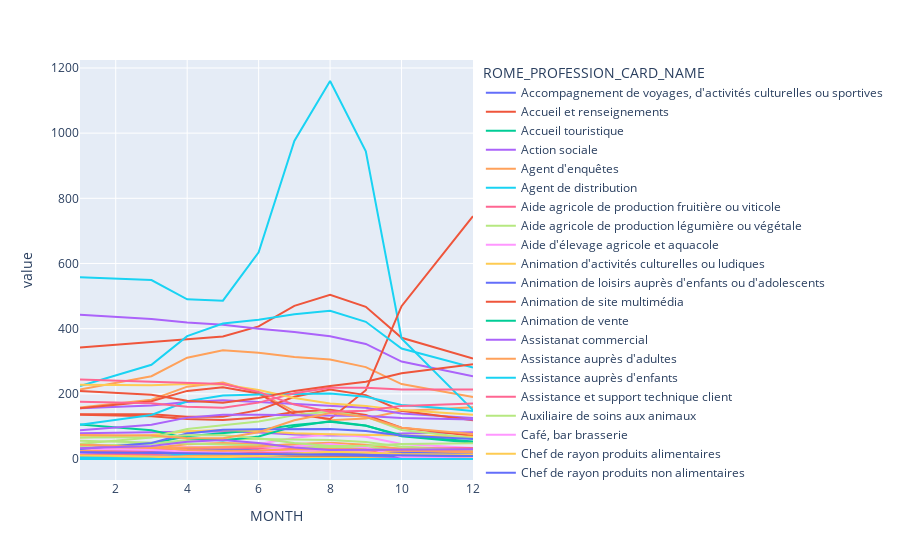

Notebook code for this chart:
### Code cell
import plotly.express as px
#dffin=dffin.sort_index()
#df = px.data.gapminder().query("continent != 'Asia'") # remove Asia for visibility
fig = px.line(dffin, x="MONTH", y="value", color="ROME_PROFESSION_CARD_NAME")
#              line_group="country", hover_name="country")
fig.show()

### Figure 1 — Plotly figure (JSON) as saved in the notebook; plotly's stock layout.template omitted (floating-point values rounded to 4 significant figures)
{"data": [{"hovertemplate": "ROME_PROFESSION_CARD_NAME=Accompagnement de voyages, d'activités culturelles ou sportives<br>MONTH=%{x}<br>value=%{y}<extra></extra>", "legendgroup": "Accompagnement de voyages, d'activités culturelles ou sportives", "line": {"color": "#636efa", "dash": "solid"}, "mode": "lines", "name": "Accompagnement de voyages, d'activités culturelles ou sportives", "orientation": "v", "showlegend": true, "type": "scatter", "x": [1, 2, 3, 4, 5, 6, 7, 8, 9, 10, 11, 12], "xaxis": "x", "y": [15, 13, 11, 8, 6, 6, 6, 6, 7, 9, 10, 11], "yaxis": "y"}, {"hovertemplate": "ROME_PROFESSION_CARD_NAME=Accueil et renseignements<br>MONTH=%{x}<br>value=%{y}<extra></extra>", "legendgroup": "Accueil et renseignements", "line": {"color": "#EF553B", "dash": "solid"}, "mode": "lines", "name": "Accueil et renseignements", "orientation": "v", "showlegend": true, "type": "scatter", "x": [1, 2, 3, 4, 5, 6, 7, 8, 9, 10, 11, 12], "xaxis": "x", "y": [342, 350, 358, 367, 376, 407, 470, 504, 467, 372, 340, 308], "yaxis": "y"}, {"hovertemplate": "ROME_PROFESSION_CARD_NAME=Accueil touristique<br>MONTH=%{x}<br>value=%{y}<extra></extra>", "legendgroup": "Accueil touristique", "line": {"color": "#00cc96", "dash": "solid"}, "mode": "lines", "name": "Accueil touristique", "orientation": "v", "showlegend": true, "type": "scatter", "x": [1, 2, 3, 4, 5, 6, 7, 8, 9, 10, 11, 12], "xaxis": "x", "y": [9, 10, 11, 17, 19, 15, 9, 6, 6, 7, 7, 7], "yaxis": "y"}, {"hovertemplate": "ROME_PROFESSION_CARD_NAME=Action sociale<br>MONTH=%{x}<br>value=%{y}<extra></extra>", "legendgroup": "Action sociale", "line": {"color": "#ab63fa", "dash": "solid"}, "mode": "lines", "name": "Action sociale", "orientation": "v", "showlegend": true, "type": "scatter", "x": [1, 2, 3, 4, 5, 6, 7, 8, 9, 10, 11, 12], "xaxis": "x", "y": [79, 80, 81, 84, 85, 81, 75, 72, 73, 78, 80, 82], "yaxis": "y"}, {"hovertemplate": "ROME_PROFESSION_CARD_NAME=Agent d'enquêtes<br>MONTH=%{x}<br>value=%{y}<extra></extra>", "legendgroup": "Agent d'enquêtes", "line": {"color": "#FFA15A", "dash": "solid"}, "mode": "lines", "name": "Agent d'enquêtes", "orientation": "v", "showlegend": true, "type": "scatter", "x": [1, 2, 3, 4, 5, 6, 7, 8, 9, 10, 11, 12], "xaxis": "x", "y": [158, 170, 182, 222, 235, 203, 147, 119, 124, 147, 153, 159], "yaxis": "y"}, {"hovertemplate": "ROME_PROFESSION_CARD_NAME=Agent de distribution<br>MONTH=%{x}<br>value=%{y}<extra></extra>", "legendgroup": "Agent de distribution", "line": {"color": "#19d3f3", "dash": "solid"}, "mode": "lines", "name": "Agent de distribution", "orientation": "v", "showlegend": true, "type": "scatter", "x": [1, 2, 3, 4, 5, 6, 7, 8, 9, 10, 11, 12], "xaxis": "x", "y": [35, 33, 32, 29, 28, 23, 15, 11, 13, 21, 23, 26], "yaxis": "y"}, {"hovertemplate": "ROME_PROFESSION_CARD_NAME=Aide agricole de production fruitière ou viticole<br>MONTH=%{x}<br>value=%{y}<extra></extra>", "legendgroup": "Aide agricole de production fruitière ou viticole", "line": {"color": "#FF6692", "dash": "solid"}, "mode": "lines", "name": "Aide agricole de production fruitière ou viticole", "orientation": "v", "showlegend": true, "type": "scatter", "x": [1, 2, 3, 4, 5, 6, 7, 8, 9, 10, 11, 12], "xaxis": "x", "y": [0, 0, 0, 0, 0, 0, 0, 0, 0, 0, 0, 0], "yaxis": "y"}, {"hovertemplate": "ROME_PROFESSION_CARD_NAME=Aide agricole de production légumière ou végétale<br>MONTH=%{x}<br>value=%{y}<extra></extra>", "legendgroup": "Aide agricole de production légumière ou végétale", "line": {"color": "#B6E880", "dash": "solid"}, "mode": "lines", "name": "Aide agricole de production légumière ou végétale", "orientation": "v", "showlegend": true, "type": "scatter", "x": [1, 2, 3, 4, 5, 6, 7, 8, 9, 10, 11, 12], "xaxis": "x", "y": [0, 0, 0, 0, 0, 0, 0, 0, 0, 0, 0, 0], "yaxis": "y"}, {"hovertemplate": "ROME_PROFESSION_CARD_NAME=Aide d'élevage agricole et aquacole<br>MONTH=%{x}<br>value=%{y}<extra></extra>", "legendgroup": "Aide d'élevage agricole et aquacole", "line": {"color": "#FF97FF", "dash": "solid"}, "mode": "lines", "name": "Aide d'élevage agricole et aquacole", "orientation": "v", "showlegend": true, "type": "scatter", "x": [1, 2, 3, 4, 5, 6, 7, 8, 9, 10, 11, 12], "xaxis": "x", "y": [0, 0, 0, 0, 0, 0, 0, 0, 0, 0, 0, 0], "yaxis": "y"}, {"hovertemplate": "ROME_PROFESSION_CARD_NAME=Animation d'activités culturelles ou ludiques<br>MONTH=%{x}<br>value=%{y}<extra></extra>", "legendgroup": "Animation d'activités culturelles ou ludiques", "line": {"color": "#FECB52", "dash": "solid"}, "mode": "lines", "name": "Animation d'activités culturelles ou ludiques", "orientation": "v", "showlegend": true, "type": "scatter", "x": [1, 2, 3, 4, 5, 6, 7, 8, 9, 10, 11, 12], "xaxis": "x", "y": [13, 13, 13, 13, 13, 13, 13, 13, 13, 13, 13, 13], "yaxis": "y"}, {"hovertemplate": "ROME_PROFESSION_CARD_NAME=Animation de loisirs auprès d'enfants ou d'adolescents<br>MONTH=%{x}<br>value=%{y}<extra></extra>", "legendgroup": "Animation de loisirs auprès d'enfants ou d'adolescents", "line": {"color": "#636efa", "dash": "solid"}, "mode": "lines", "name": "Animation de loisirs auprès d'enfants ou d'adolescents", "orientation": "v", "showlegend": true, "type": "scatter", "x": [1, 2, 3, 4, 5, 6, 7, 8, 9, 10, 11, 12], "xaxis": "x", "y": [26, 27, 27, 29, 30, 30, 31, 31, 29, 25, 23, 22], "yaxis": "y"}, {"hovertemplate": "ROME_PROFESSION_CARD_NAME=Animation de site multimédia<br>MONTH=%{x}<br>value=%{y}<extra></extra>", "legendgroup": "Animation de site multimédia", "line": {"color": "#EF553B", "dash": "solid"}, "mode": "lines", "name": "Animation de site multimédia", "orientation": "v", "showlegend": true, "type": "scatter", "x": [1, 2, 3, 4, 5, 6, 7, 8, 9, 10, 11, 12], "xaxis": "x", "y": [11, 10, 9, 7, 6, 7, 9, 10, 10, 10, 10, 10], "yaxis": "y"}, {"hovertemplate": "ROME_PROFESSION_CARD_NAME=Animation de vente<br>MONTH=%{x}<br>value=%{y}<extra></extra>", "legendgroup": "Animation de vente", "line": {"color": "#00cc96", "dash": "solid"}, "mode": "lines", "name": "Animation de vente", "orientation": "v", "showlegend": true, "type": "scatter", "x": [1, 2, 3, 4, 5, 6, 7, 8, 9, 10, 11, 12], "xaxis": "x", "y": [32, 40, 48, 70, 80, 89, 104, 114, 102, 73, 63, 54], "yaxis": "y"}, {"hovertemplate": "ROME_PROFESSION_CARD_NAME=Assistanat commercial<br>MONTH=%{x}<br>value=%{y}<extra></extra>", "legendgroup": "Assistanat commercial", "line": {"color": "#ab63fa", "dash": "solid"}, "mode": "lines", "name": "Assistanat commercial", "orientation": "v", "showlegend": true, "type": "scatter", "x": [1, 2, 3, 4, 5, 6, 7, 8, 9, 10, 11, 12], "xaxis": "x", "y": [443, 437, 430, 419, 412, 400, 390, 377, 353, 299, 277, 254], "yaxis": "y"}, {"hovertemplate": "ROME_PROFESSION_CARD_NAME=Assistance auprès d'adultes<br>MONTH=%{x}<br>value=%{y}<extra></extra>", "legendgroup": "Assistance auprès d'adultes", "line": {"color": "#FFA15A", "dash": "solid"}, "mode": "lines", "name": "Assistance auprès d'adultes", "orientation": "v", "showlegend": true, "type": "scatter", "x": [1, 2, 3, 4, 5, 6, 7, 8, 9, 10, 11, 12], "xaxis": "x", "y": [213, 233, 254, 311, 334, 326, 313, 305, 282, 230, 210, 190], "yaxis": "y"}, {"hovertemplate": "ROME_PROFESSION_CARD_NAME=Assistance auprès d'enfants<br>MONTH=%{x}<br>value=%{y}<extra></extra>", "legendgroup": "Assistance auprès d'enfants", "line": {"color": "#19d3f3", "dash": "solid"}, "mode": "lines", "name": "Assistance auprès d'enfants", "orientation": "v", "showlegend": true, "type": "scatter", "x": [1, 2, 3, 4, 5, 6, 7, 8, 9, 10, 11, 12], "xaxis": "x", "y": [558, 553, 549, 490, 486, 634, 976, 1160, 944, 370, 260, 150], "yaxis": "y"}, {"hovertemplate": "ROME_PROFESSION_CARD_NAME=Assistance et support technique client<br>MONTH=%{x}<br>value=%{y}<extra></extra>", "legendgroup": "Assistance et support technique client", "line": {"color": "#FF6692", "dash": "solid"}, "mode": "lines", "name": "Assistance et support technique client", "orientation": "v", "showlegend": true, "type": "scatter", "x": [1, 2, 3, 4, 5, 6, 7, 8, 9, 10, 11, 12], "xaxis": "x", "y": [46, 40, 34, 23, 18, 18, 19, 19, 22, 27, 30, 33], "yaxis": "y"}, {"hovertemplate": "ROME_PROFESSION_CARD_NAME=Auxiliaire de soins aux animaux<br>MONTH=%{x}<br>value=%{y}<extra></extra>", "legendgroup": "Auxiliaire de soins aux animaux", "line": {"color": "#B6E880", "dash": "solid"}, "mode": "lines", "name": "Auxiliaire de soins aux animaux", "orientation": "v", "showlegend": true, "type": "scatter", "x": [1, 2, 3, 4, 5, 6, 7, 8, 9, 10, 11, 12], "xaxis": "x", "y": [0, 0, 0, 0, 0, 0, 0, 0, 0, 0, 0, 0], "yaxis": "y"}, {"hovertemplate": "ROME_PROFESSION_CARD_NAME=Café, bar brasserie<br>MONTH=%{x}<br>value=%{y}<extra></extra>", "legendgroup": "Café, bar brasserie", "line": {"color": "#FF97FF", "dash": "solid"}, "mode": "lines", "name": "Café, bar brasserie", "orientation": "v", "showlegend": true, "type": "scatter", "x": [1, 2, 3, 4, 5, 6, 7, 8, 9, 10, 11, 12], "xaxis": "x", "y": [36, 37, 37, 36, 37, 46, 65, 76, 68, 46, 40, 34], "yaxis": "y"}, {"hovertemplate": "ROME_PROFESSION_CARD_NAME=Chef de rayon produits alimentaires<br>MONTH=%{x}<br>value=%{y}<extra></extra>", "legendgroup": "Chef de rayon produits alimentaires", "line": {"color": "#FECB52", "dash": "solid"}, "mode": "lines", "name": "Chef de rayon produits alimentaires", "orientation": "v", "showlegend": true, "type": "scatter", "x": [1, 2, 3, 4, 5, 6, 7, 8, 9, 10, 11, 12], "xaxis": "x", "y": [26, 23, 21, 13, 11, 17, 33, 42, 35, 14, 10, 6], "yaxis": "y"}, {"hovertemplate": "ROME_PROFESSION_CARD_NAME=Chef de rayon produits non alimentaires<br>MONTH=%{x}<br>value=%{y}<extra></extra>", "legendgroup": "Chef de rayon produits non alimentaires", "line": {"color": "#636efa", "dash": "solid"}, "mode": "lines", "name": "Chef de rayon produits non alimentaires", "orientation": "v", "showlegend": true, "type": "scatter", "x": [1, 2, 3, 4, 5, 6, 7, 8, 9, 10, 11, 12], "xaxis": "x", "y": [7, 7, 7, 7, 7, 6, 3, 2, 5, 12, 17, 21], "yaxis": "y"}, {"hovertemplate": "ROME_PROFESSION_CARD_NAME=Commercial auprès de particuliers<br>MONTH=%{x}<br>value=%{y}<extra></extra>", "legendgroup": "Commercial auprès de particuliers", "line": {"color": "#EF553B", "dash": "solid"}, "mode": "lines", "name": "Commercial auprès de particuliers", "orientation": "v", "showlegend": true, "type": "scatter", "x": [1, 2, 3, 4, 5, 6, 7, 8, 9, 10, 11, 12], "xaxis": "x", "y": [136, 133, 131, 123, 120, 127, 144, 151, 135, 96, 83, 71], "yaxis": "y"}, {"hovertemplate": "ROME_PROFESSION_CARD_NAME=Concierge en hôtellerie<br>MONTH=%{x}<br>value=%{y}<extra></extra>", "legendgroup": "Concierge en hôtellerie", "line": {"color": "#00cc96", "dash": "solid"}, "mode": "lines", "name": "Concierge en hôtellerie", "orientation": "v", "showlegend": true, "type": "scatter", "x": [1, 2, 3, 4, 5, 6, 7, 8, 9, 10, 11, 12], "xaxis": "x", "y": [0, 0, 0, 0, 0, 0, 0, 0, 0, 0, 0, 0], "yaxis": "y"}, {"hovertemplate": "ROME_PROFESSION_CARD_NAME=Cuisinier<br>MONTH=%{x}<br>value=%{y}<extra></extra>", "legendgroup": "Cuisinier", "line": {"color": "#ab63fa", "dash": "solid"}, "mode": "lines", "name": "Cuisinier", "orientation": "v", "showlegend": true, "type": "scatter", "x": [1, 2, 3, 4, 5, 6, 7, 8, 9, 10, 11, 12], "xaxis": "x", "y": [156, 160, 164, 175, 180, 175, 169, 164, 157, 140, 133, 126], "yaxis": "y"}, {"hovertemplate": "ROME_PROFESSION_CARD_NAME=Décorateur-étalagiste<br>MONTH=%{x}<br>value=%{y}<extra></extra>", "legendgroup": "Décorateur-étalagiste", "line": {"color": "#FFA15A", "dash": "solid"}, "mode": "lines", "name": "Décorateur-étalagiste", "orientation": "v", "showlegend": true, "type": "scatter", "x": [1, 2, 3, 4, 5, 6, 7, 8, 9, 10, 11, 12], "xaxis": "x", "y": [2, 3, 5, 12, 14, 14, 13, 13, 15, 21, 23, 26], "yaxis": "y"}, {"hovertemplate": "ROME_PROFESSION_CARD_NAME=Déménagement<br>MONTH=%{x}<br>value=%{y}<extra></extra>", "legendgroup": "Déménagement", "line": {"color": "#19d3f3", "dash": "solid"}, "mode": "lines", "name": "Déménagement", "orientation": "v", "showlegend": true, "type": "scatter", "x": [1, 2, 3, 4, 5, 6, 7, 8, 9, 10, 11, 12], "xaxis": "x", "y": [3, 3, 4, 6, 7, 6, 4, 3, 3, 3, 3, 3], "yaxis": "y"}, {"hovertemplate": "ROME_PROFESSION_CARD_NAME=Employé d'attractions ou de structures de loisirs<br>MONTH=%{x}<br>value=%{y}<extra></extra>", "legendgroup": "Employé d'attractions ou de structures de loisirs", "line": {"color": "#FF6692", "dash": "solid"}, "mode": "lines", "name": "Employé d'attractions ou de structures de loisirs", "orientation": "v", "showlegend": true, "type": "scatter", "x": [1, 2, 3, 4, 5, 6, 7, 8, 9, 10, 11, 12], "xaxis": "x", "y": [0, 0, 0, 0, 0, 0, 0, 0, 0, 0, 0, 0], "yaxis": "y"}, {"hovertemplate": "ROME_PROFESSION_CARD_NAME=Employé d'étage<br>MONTH=%{x}<br>value=%{y}<extra></extra>", "legendgroup": "Employé d'étage", "line": {"color": "#B6E880", "dash": "solid"}, "mode": "lines", "name": "Employé d'étage", "orientation": "v", "showlegend": true, "type": "scatter", "x": [1, 2, 3, 4, 5, 6, 7, 8, 9, 10, 11, 12], "xaxis": "x", "y": [40, 43, 47, 58, 62, 61, 59, 58, 52, 38, 33, 28], "yaxis": "y"}, {"hovertemplate": "ROME_PROFESSION_CARD_NAME=Employé des jeux<br>MONTH=%{x}<br>value=%{y}<extra></extra>", "legendgroup": "Employé des jeux", "line": {"color": "#FF97FF", "dash": "solid"}, "mode": "lines", "name": "Employé des jeux", "orientation": "v", "showlegend": true, "type": "scatter", "x": [1, 2, 3, 4, 5, 6, 7, 8, 9, 10, 11, 12], "xaxis": "x", "y": [0, 0, 0, 0, 0, 0, 0, 0, 0, 0, 0, 0], "yaxis": "y"}, {"hovertemplate": "ROME_PROFESSION_CARD_NAME=Employé du hall<br>MONTH=%{x}<br>value=%{y}<extra></extra>", "legendgroup": "Employé du hall", "line": {"color": "#FECB52", "dash": "solid"}, "mode": "lines", "name": "Employé du hall", "orientation": "v", "showlegend": true, "type": "scatter", "x": [1, 2, 3, 4, 5, 6, 7, 8, 9, 10, 11, 12], "xaxis": "x", "y": [3, 3, 4, 6, 7, 6, 4, 3, 3, 3, 3, 3], "yaxis": "y"}, {"hovertemplate": "ROME_PROFESSION_CARD_NAME=Employé polyvalent d'hôtellerie<br>MONTH=%{x}<br>value=%{y}<extra></extra>", "legendgroup": "Employé polyvalent d'hôtellerie", "line": {"color": "#636efa", "dash": "solid"}, "mode": "lines", "name": "Employé polyvalent d'hôtellerie", "orientation": "v", "showlegend": true, "type": "scatter", "x": [1, 2, 3, 4, 5, 6, 7, 8, 9, 10, 11, 12], "xaxis": "x", "y": [18, 20, 22, 27, 28, 25, 18, 15, 16, 19, 20, 21], "yaxis": "y"}, {"hovertemplate": "ROME_PROFESSION_CARD_NAME=Employé polyvalent de restauration<br>MONTH=%{x}<br>value=%{y}<extra></extra>", "legendgroup": "Employé polyvalent de restauration", "line": {"color": "#EF553B", "dash": "solid"}, "mode": "lines", "name": "Employé polyvalent de restauration", "orientation": "v", "showlegend": true, "type": "scatter", "x": [1, 2, 3, 4, 5, 6, 7, 8, 9, 10, 11, 12], "xaxis": "x", "y": [156, 167, 177, 209, 220, 201, 137, 123, 211, 469, 607, 745], "yaxis": "y"}, {"hovertemplate": "ROME_PROFESSION_CARD_NAME=Entretien d'affichage et mobilier urbain<br>MONTH=%{x}<br>value=%{y}<extra></extra>", "legendgroup": "Entretien d'affichage et mobilier urbain", "line": {"color": "#00cc96", "dash": "solid"}, "mode": "lines", "name": "Entretien d'affichage et mobilier urbain", "orientation": "v", "showlegend": true, "type": "scatter", "x": [1, 2, 3, 4, 5, 6, 7, 8, 9, 10, 11, 12], "xaxis": "x", "y": [0, 0, 0, 0, 0, 0, 0, 0, 0, 0, 0, 0], "yaxis": "y"}, {"hovertemplate": "ROME_PROFESSION_CARD_NAME=Entretien des espaces naturels<br>MONTH=%{x}<br>value=%{y}<extra></extra>", "legendgroup": "Entretien des espaces naturels", "line": {"color": "#ab63fa", "dash": "solid"}, "mode": "lines", "name": "Entretien des espaces naturels", "orientation": "v", "showlegend": true, "type": "scatter", "x": [1, 2, 3, 4, 5, 6, 7, 8, 9, 10, 11, 12], "xaxis": "x", "y": [0, 0, 0, 0, 0, 0, 0, 0, 0, 0, 0, 0], "yaxis": "y"}, {"hovertemplate": "ROME_PROFESSION_CARD_NAME=Entretien des espaces verts<br>MONTH=%{x}<br>value=%{y}<extra></extra>", "legendgroup": "Entretien des espaces verts", "line": {"color": "#FFA15A", "dash": "solid"}, "mode": "lines", "name": "Entretien des espaces verts", "orientation": "v", "showlegend": true, "type": "scatter", "x": [1, 2, 3, 4, 5, 6, 7, 8, 9, 10, 11, 12], "xaxis": "x", "y": [26, 30, 34, 45, 49, 46, 40, 37, 33, 26, 23, 20], "yaxis": "y"}, {"hovertemplate": "ROME_PROFESSION_CARD_NAME=Fabrication de crêpes ou pizzas<br>MONTH=%{x}<br>value=%{y}<extra></extra>", "legendgroup": "Fabrication de crêpes ou pizzas", "line": {"color": "#19d3f3", "dash": "solid"}, "mode": "lines", "name": "Fabrication de crêpes ou pizzas", "orientation": "v", "showlegend": true, "type": "scatter", "x": [1, 2, 3, 4, 5, 6, 7, 8, 9, 10, 11, 12], "xaxis": "x", "y": [5, 7, 8, 15, 18, 17, 14, 13, 13, 13, 13, 13], "yaxis": "y"}, {"hovertemplate": "ROME_PROFESSION_CARD_NAME=Gardiennage de locaux<br>MONTH=%{x}<br>value=%{y}<extra></extra>", "legendgroup": "Gardiennage de locaux", "line": {"color": "#FF6692", "dash": "solid"}, "mode": "lines", "name": "Gardiennage de locaux", "orientation": "v", "showlegend": true, "type": "scatter", "x": [1, 2, 3, 4, 5, 6, 7, 8, 9, 10, 11, 12], "xaxis": "x", "y": [21, 23, 26, 32, 35, 33, 30, 29, 30, 32, 33, 34], "yaxis": "y"}, {"hovertemplate": "ROME_PROFESSION_CARD_NAME=Hôte de caisse<br>MONTH=%{x}<br>value=%{y}<extra></extra>", "legendgroup": "Hôte de caisse", "line": {"color": "#B6E880", "dash": "solid"}, "mode": "lines", "name": "Hôte de caisse", "orientation": "v", "showlegend": true, "type": "scatter", "x": [1, 2, 3, 4, 5, 6, 7, 8, 9, 10, 11, 12], "xaxis": "x", "y": [56, 53, 51, 46, 43, 41, 39, 36, 35, 32, 30, 28], "yaxis": "y"}, {"hovertemplate": "ROME_PROFESSION_CARD_NAME=Intervention socioculturelle<br>MONTH=%{x}<br>value=%{y}<extra></extra>", "legendgroup": "Intervention socioculturelle", "line": {"color": "#FF97FF", "dash": "solid"}, "mode": "lines", "name": "Intervention socioculturelle", "orientation": "v", "showlegend": true, "type": "scatter", "x": [1, 2, 3, 4, 5, 6, 7, 8, 9, 10, 11, 12], "xaxis": "x", "y": [16, 17, 17, 19, 20, 21, 24, 25, 21, 12, 10, 8], "yaxis": "y"}, {"hovertemplate": "ROME_PROFESSION_CARD_NAME=Intervention socioéducative<br>MONTH=%{x}<br>value=%{y}<extra></extra>", "legendgroup": "Intervention socioéducative", "line": {"color": "#FECB52", "dash": "solid"}, "mode": "lines", "name": "Intervention socioéducative", "orientation": "v", "showlegend": true, "type": "scatter", "x": [1, 2, 3, 4, 5, 6, 7, 8, 9, 10, 11, 12], "xaxis": "x", "y": [66, 70, 74, 85, 89, 86, 79, 76, 74, 72, 70, 68], "yaxis": "y"}, {"hovertemplate": "ROME_PROFESSION_CARD_NAME=Lavage de vitres<br>MONTH=%{x}<br>value=%{y}<extra></extra>", "legendgroup": "Lavage de vitres", "line": {"color": "#636efa", "dash": "solid"}, "mode": "lines", "name": "Lavage de vitres", "orientation": "v", "showlegend": true, "type": "scatter", "x": [1, 2, 3, 4, 5, 6, 7, 8, 9, 10, 11, 12], "xaxis": "x", "y": [0, 0, 0, 0, 0, 0, 0, 0, 0, 0, 0, 0], "yaxis": "y"}, {"hovertemplate": "ROME_PROFESSION_CARD_NAME=Magasinage et préparation de commandes<br>MONTH=%{x}<br>value=%{y}<extra></extra>", "legendgroup": "Magasinage et préparation de commandes", "line": {"color": "#EF553B", "dash": "solid"}, "mode": "lines", "name": "Magasinage et préparation de commandes", "orientation": "v", "showlegend": true, "type": "scatter", "x": [1, 2, 3, 4, 5, 6, 7, 8, 9, 10, 11, 12], "xaxis": "x", "y": [137, 137, 137, 130, 130, 150, 191, 213, 196, 148, 133, 119], "yaxis": "y"}, {"hovertemplate": "ROME_PROFESSION_CARD_NAME=Manutention manuelle de charges<br>MONTH=%{x}<br>value=%{y}<extra></extra>", "legendgroup": "Manutention manuelle de charges", "line": {"color": "#00cc96", "dash": "solid"}, "mode": "lines", "name": "Manutention manuelle de charges", "orientation": "v", "showlegend": true, "type": "scatter", "x": [1, 2, 3, 4, 5, 6, 7, 8, 9, 10, 11, 12], "xaxis": "x", "y": [106, 97, 88, 64, 57, 69, 100, 116, 103, 70, 60, 50], "yaxis": "y"}, {"hovertemplate": "ROME_PROFESSION_CARD_NAME=Marchandiseur<br>MONTH=%{x}<br>value=%{y}<extra></extra>", "legendgroup": "Marchandiseur", "line": {"color": "#ab63fa", "dash": "solid"}, "mode": "lines", "name": "Marchandiseur", "orientation": "v", "showlegend": true, "type": "scatter", "x": [1, 2, 3, 4, 5, 6, 7, 8, 9, 10, 11, 12], "xaxis": "x", "y": [21, 17, 12, 5, 3, 2, 0, 0, 0, 4, 7, 9], "yaxis": "y"}, {"hovertemplate": "ROME_PROFESSION_CARD_NAME=Maçonnerie<br>MONTH=%{x}<br>value=%{y}<extra></extra>", "legendgroup": "Maçonnerie", "line": {"color": "#FFA15A", "dash": "solid"}, "mode": "lines", "name": "Maçonnerie", "orientation": "v", "showlegend": true, "type": "scatter", "x": [1, 2, 3, 4, 5, 6, 7, 8, 9, 10, 11, 12], "xaxis": "x", "y": [33, 33, 34, 35, 36, 39, 46, 50, 44, 31, 27, 22], "yaxis": "y"}, {"hovertemplate": "ROME_PROFESSION_CARD_NAME=Mise en rayon libre-service<br>MONTH=%{x}<br>value=%{y}<extra></extra>", "legendgroup": "Mise en rayon libre-service", "line": {"color": "#19d3f3", "dash": "solid"}, "mode": "lines", "name": "Mise en rayon libre-service", "orientation": "v", "showlegend": true, "type": "scatter", "x": [1, 2, 3, 4, 5, 6, 7, 8, 9, 10, 11, 12], "xaxis": "x", "y": [224, 257, 289, 377, 416, 427, 444, 455, 421, 339, 310, 281], "yaxis": "y"}, {"hovertemplate": "ROME_PROFESSION_CARD_NAME=Nettoyage d'articles textiles ou cuirs<br>MONTH=%{x}<br>value=%{y}<extra></extra>", "legendgroup": "Nettoyage d'articles textiles ou cuirs", "line": {"color": "#FF6692", "dash": "solid"}, "mode": "lines", "name": "Nettoyage d'articles textiles ou cuirs", "orientation": "v", "showlegend": true, "type": "scatter", "x": [1, 2, 3, 4, 5, 6, 7, 8, 9, 10, 11, 12], "xaxis": "x", "y": [12, 13, 15, 20, 21, 19, 15, 13, 13, 13, 13, 13], "yaxis": "y"}, {"hovertemplate": "ROME_PROFESSION_CARD_NAME=Nettoyage de locaux<br>MONTH=%{x}<br>value=%{y}<extra></extra>", "legendgroup": "Nettoyage de locaux", "line": {"color": "#B6E880", "dash": "solid"}, "mode": "lines", "name": "Nettoyage de locaux", "orientation": "v", "showlegend": true, "type": "scatter", "x": [1, 2, 3, 4, 5, 6, 7, 8, 9, 10, 11, 12], "xaxis": "x", "y": [47, 57, 66, 92, 104, 115, 134, 146, 130, 89, 77, 64], "yaxis": "y"}, {"hovertemplate": "ROME_PROFESSION_CARD_NAME=Nettoyage des espaces urbains<br>MONTH=%{x}<br>value=%{y}<extra></extra>", "legendgroup": "Nettoyage des espaces urbains", "line": {"color": "#FF97FF", "dash": "solid"}, "mode": "lines", "name": "Nettoyage des espaces urbains", "orientation": "v", "showlegend": true, "type": "scatter", "x": [1, 2, 3, 4, 5, 6, 7, 8, 9, 10, 11, 12], "xaxis": "x", "y": [32, 30, 28, 23, 21, 26, 39, 46, 35, 6, 3, 1], "yaxis": "y"}, {"hovertemplate": "ROME_PROFESSION_CARD_NAME=Opérations manuelles d'assemblage, tri ou emballage<br>MONTH=%{x}<br>value=%{y}<extra></extra>", "legendgroup": "Opérations manuelles d'assemblage, tri ou emballage", "line": {"color": "#FECB52", "dash": "solid"}, "mode": "lines", "name": "Opérations manuelles d'assemblage, tri ou emballage", "orientation": "v", "showlegend": true, "type": "scatter", "x": [1, 2, 3, 4, 5, 6, 7, 8, 9, 10, 11, 12], "xaxis": "x", "y": [11, 10, 9, 6, 5, 9, 17, 22, 20, 15, 13, 12], "yaxis": "y"}, {"hovertemplate": "ROME_PROFESSION_CARD_NAME=Plongeur en restauration<br>MONTH=%{x}<br>value=%{y}<extra></extra>", "legendgroup": "Plongeur en restauration", "line": {"color": "#636efa", "dash": "solid"}, "mode": "lines", "name": "Plongeur en restauration", "orientation": "v", "showlegend": true, "type": "scatter", "x": [1, 2, 3, 4, 5, 6, 7, 8, 9, 10, 11, 12], "xaxis": "x", "y": [31, 40, 49, 78, 90, 91, 91, 92, 86, 72, 67, 61], "yaxis": "y"}, {"hovertemplate": "ROME_PROFESSION_CARD_NAME=Promotion du tourisme local<br>MONTH=%{x}<br>value=%{y}<extra></extra>", "legendgroup": "Promotion du tourisme local", "line": {"color": "#EF553B", "dash": "solid"}, "mode": "lines", "name": "Promotion du tourisme local", "orientation": "v", "showlegend": true, "type": "scatter", "x": [1, 2, 3, 4, 5, 6, 7, 8, 9, 10, 11, 12], "xaxis": "x", "y": [0, 0, 0, 0, 0, 0, 0, 0, 0, 0, 0, 0], "yaxis": "y"}, {"hovertemplate": "ROME_PROFESSION_CARD_NAME=Protection du patrimoine naturel<br>MONTH=%{x}<br>value=%{y}<extra></extra>", "legendgroup": "Protection du patrimoine naturel", "line": {"color": "#00cc96", "dash": "solid"}, "mode": "lines", "name": "Protection du patrimoine naturel", "orientation": "v", "showlegend": true, "type": "scatter", "x": [1, 2, 3, 4, 5, 6, 7, 8, 9, 10, 11, 12], "xaxis": "x", "y": [0, 0, 0, 0, 0, 0, 0, 0, 0, 0, 0, 0], "yaxis": "y"}, {"hovertemplate": "ROME_PROFESSION_CARD_NAME=Réceptionniste en hôtellerie<br>MONTH=%{x}<br>value=%{y}<extra></extra>", "legendgroup": "Réceptionniste en hôtellerie", "line": {"color": "#ab63fa", "dash": "solid"}, "mode": "lines", "name": "Réceptionniste en hôtellerie", "orientation": "v", "showlegend": true, "type": "scatter", "x": [1, 2, 3, 4, 5, 6, 7, 8, 9, 10, 11, 12], "xaxis": "x", "y": [88, 97, 105, 127, 136, 136, 134, 134, 132, 126, 123, 121], "yaxis": "y"}, {"hovertemplate": "ROME_PROFESSION_CARD_NAME=Saisie de données<br>MONTH=%{x}<br>value=%{y}<extra></extra>", "legendgroup": "Saisie de données", "line": {"color": "#FFA15A", "dash": "solid"}, "mode": "lines", "name": "Saisie de données", "orientation": "v", "showlegend": true, "type": "scatter", "x": [1, 2, 3, 4, 5, 6, 7, 8, 9, 10, 11, 12], "xaxis": "x", "y": [44, 40, 36, 28, 25, 26, 30, 31, 29, 25, 23, 22], "yaxis": "y"}, {"hovertemplate": "ROME_PROFESSION_CARD_NAME=Serveur en restauration<br>MONTH=%{x}<br>value=%{y}<extra></extra>", "legendgroup": "Serveur en restauration", "line": {"color": "#19d3f3", "dash": "solid"}, "mode": "lines", "name": "Serveur en restauration", "orientation": "v", "showlegend": true, "type": "scatter", "x": [1, 2, 3, 4, 5, 6, 7, 8, 9, 10, 11, 12], "xaxis": "x", "y": [105, 120, 135, 177, 195, 198, 199, 201, 191, 166, 157, 147], "yaxis": "y"}, {"hovertemplate": "ROME_PROFESSION_CARD_NAME=Services domestiques<br>MONTH=%{x}<br>value=%{y}<extra></extra>", "legendgroup": "Services domestiques", "line": {"color": "#FF6692", "dash": "solid"}, "mode": "lines", "name": "Services domestiques", "orientation": "v", "showlegend": true, "type": "scatter", "x": [1, 2, 3, 4, 5, 6, 7, 8, 9, 10, 11, 12], "xaxis": "x", "y": [176, 173, 171, 160, 157, 173, 202, 219, 219, 213, 213, 213], "yaxis": "y"}, {"hovertemplate": "ROME_PROFESSION_CARD_NAME=Technicien logistique<br>MONTH=%{x}<br>value=%{y}<extra></extra>", "legendgroup": "Technicien logistique", "line": {"color": "#B6E880", "dash": "solid"}, "mode": "lines", "name": "Technicien logistique", "orientation": "v", "showlegend": true, "type": "scatter", "x": [1, 2, 3, 4, 5, 6, 7, 8, 9, 10, 11, 12], "xaxis": "x", "y": [66, 67, 67, 73, 73, 64, 49, 40, 41, 46, 47, 48], "yaxis": "y"}, {"hovertemplate": "ROME_PROFESSION_CARD_NAME=Toilettage des animaux<br>MONTH=%{x}<br>value=%{y}<extra></extra>", "legendgroup": "Toilettage des animaux", "line": {"color": "#FF97FF", "dash": "solid"}, "mode": "lines", "name": "Toilettage des animaux", "orientation": "v", "showlegend": true, "type": "scatter", "x": [1, 2, 3, 4, 5, 6, 7, 8, 9, 10, 11, 12], "xaxis": "x", "y": [0, 0, 0, 0, 0, 0, 0, 0, 0, 0, 0, 0], "yaxis": "y"}, {"hovertemplate": "ROME_PROFESSION_CARD_NAME=Téléconseil et télévente<br>MONTH=%{x}<br>value=%{y}<extra></extra>", "legendgroup": "Téléconseil et télévente", "line": {"color": "#FECB52", "dash": "solid"}, "mode": "lines", "name": "Téléconseil et télévente", "orientation": "v", "showlegend": true, "type": "scatter", "x": [1, 2, 3, 4, 5, 6, 7, 8, 9, 10, 11, 12], "xaxis": "x", "y": [228, 227, 226, 230, 229, 212, 187, 170, 163, 150, 143, 136], "yaxis": "y"}, {"hovertemplate": "ROME_PROFESSION_CARD_NAME=Vente de végétaux<br>MONTH=%{x}<br>value=%{y}<extra></extra>", "legendgroup": "Vente de végétaux", "line": {"color": "#636efa", "dash": "solid"}, "mode": "lines", "name": "Vente de végétaux", "orientation": "v", "showlegend": true, "type": "scatter", "x": [1, 2, 3, 4, 5, 6, 7, 8, 9, 10, 11, 12], "xaxis": "x", "y": [21, 20, 19, 18, 17, 16, 14, 13, 12, 11, 10, 9], "yaxis": "y"}, {"hovertemplate": "ROME_PROFESSION_CARD_NAME=Vente en alimentation<br>MONTH=%{x}<br>value=%{y}<extra></extra>", "legendgroup": "Vente en alimentation", "line": {"color": "#EF553B", "dash": "solid"}, "mode": "lines", "name": "Vente en alimentation", "orientation": "v", "showlegend": true, "type": "scatter", "x": [1, 2, 3, 4, 5, 6, 7, 8, 9, 10, 11, 12], "xaxis": "x", "y": [209, 203, 197, 179, 173, 187, 209, 224, 237, 263, 277, 291], "yaxis": "y"}, {"hovertemplate": "ROME_PROFESSION_CARD_NAME=Vente en animalerie<br>MONTH=%{x}<br>value=%{y}<extra></extra>", "legendgroup": "Vente en animalerie", "line": {"color": "#00cc96", "dash": "solid"}, "mode": "lines", "name": "Vente en animalerie", "orientation": "v", "showlegend": true, "type": "scatter", "x": [1, 2, 3, 4, 5, 6, 7, 8, 9, 10, 11, 12], "xaxis": "x", "y": [0, 0, 0, 0, 0, 0, 0, 0, 0, 0, 0, 0], "yaxis": "y"}, {"hovertemplate": "ROME_PROFESSION_CARD_NAME=Vente en articles de sport et loisirs<br>MONTH=%{x}<br>value=%{y}<extra></extra>", "legendgroup": "Vente en articles de sport et loisirs", "line": {"color": "#ab63fa", "dash": "solid"}, "mode": "lines", "name": "Vente en articles de sport et loisirs", "orientation": "v", "showlegend": true, "type": "scatter", "x": [1, 2, 3, 4, 5, 6, 7, 8, 9, 10, 11, 12], "xaxis": "x", "y": [33, 37, 40, 53, 58, 49, 35, 28, 28, 30, 30, 30], "yaxis": "y"}, {"hovertemplate": "ROME_PROFESSION_CARD_NAME=Vente en décoration et équipement du foyer<br>MONTH=%{x}<br>value=%{y}<extra></extra>", "legendgroup": "Vente en décoration et équipement du foyer", "line": {"color": "#FFA15A", "dash": "solid"}, "mode": "lines", "name": "Vente en décoration et équipement du foyer", "orientation": "v", "showlegend": true, "type": "scatter", "x": [1, 2, 3, 4, 5, 6, 7, 8, 9, 10, 11, 12], "xaxis": "x", "y": [74, 73, 72, 64, 64, 82, 119, 141, 129, 96, 87, 77], "yaxis": "y"}, {"hovertemplate": "ROME_PROFESSION_CARD_NAME=Vente en gros de produits frais<br>MONTH=%{x}<br>value=%{y}<extra></extra>", "legendgroup": "Vente en gros de produits frais", "line": {"color": "#19d3f3", "dash": "solid"}, "mode": "lines", "name": "Vente en gros de produits frais", "orientation": "v", "showlegend": true, "type": "scatter", "x": [1, 2, 3, 4, 5, 6, 7, 8, 9, 10, 11, 12], "xaxis": "x", "y": [0, 0, 0, 0, 0, 0, 0, 0, 0, 0, 0, 0], "yaxis": "y"}, {"hovertemplate": "ROME_PROFESSION_CARD_NAME=Vente en habillement et accessoires de la personne<br>MONTH=%{x}<br>value=%{y}<extra></extra>", "legendgroup": "Vente en habillement et accessoires de la personne", "line": {"color": "#FF6692", "dash": "solid"}, "mode": "lines", "name": "Vente en habillement et accessoires de la personne", "orientation": "v", "showlegend": true, "type": "scatter", "x": [1, 2, 3, 4, 5, 6, 7, 8, 9, 10, 11, 12], "xaxis": "x", "y": [244, 240, 236, 234, 230, 206, 167, 145, 148, 163, 167, 170], "yaxis": "y"}], "layout": {"legend": {"title": {"text": "ROME_PROFESSION_CARD_NAME"}, "tracegroupgap": 0}, "margin": {"t": 60}, "xaxis": {"anchor": "y", "domain": [0, 1], "title": {"text": "MONTH"}}, "yaxis": {"anchor": "x", "domain": [0, 1], "title": {"text": "value"}}}}
